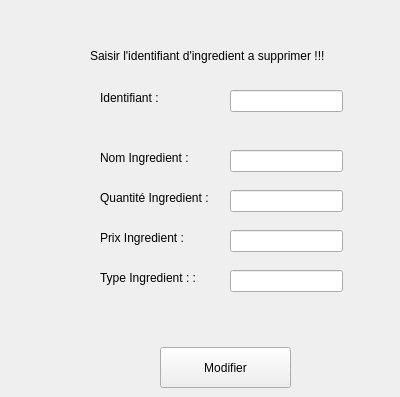
      <widget class="QWidget" name="tab_10">
       <attribute name="title">
        <string>Modifier Ingredinet</string>
       </attribute>
       <widget class="QLabel" name="label_32">
        <property name="geometry">
         <rect>
          <x>90</x>
          <y>40</y>
          <width>301</width>
          <height>31</height>
         </rect>
        </property>
        <property name="text">
         <string>Saisir l'identifiant d'ingredient a supprimer !!!</string>
        </property>
       </widget>
       <widget class="QLabel" name="label_33">
        <property name="geometry">
         <rect>
          <x>100</x>
          <y>90</y>
          <width>71</width>
          <height>16</height>
         </rect>
        </property>
        <property name="text">
         <string>Identifiant :</string>
        </property>
       </widget>
       <widget class="QLabel" name="label_34">
        <property name="geometry">
         <rect>
          <x>100</x>
          <y>150</y>
          <width>101</width>
          <height>16</height>
         </rect>
        </property>
        <property name="text">
         <string>Nom Ingredient :</string>
        </property>
       </widget>
       <widget class="QLabel" name="label_35">
        <property name="geometry">
         <rect>
          <x>100</x>
          <y>190</y>
          <width>121</width>
          <height>16</height>
         </rect>
        </property>
        <property name="text">
         <string>Quantité Ingredient :</string>
        </property>
       </widget>
       <widget class="QLabel" name="label_36">
        <property name="geometry">
         <rect>
          <x>100</x>
          <y>230</y>
          <width>101</width>
          <height>16</height>
         </rect>
        </property>
        <property name="text">
         <string>Prix Ingredient : </string>
        </property>
       </widget>
       <widget class="QLabel" name="label_37">
        <property name="geometry">
         <rect>
          <x>100</x>
          <y>270</y>
          <width>101</width>
          <height>16</height>
         </rect>
        </property>
        <property name="text">
         <string>Type Ingredient : :</string>
        </property>
       </widget>
       <widget class="QLineEdit" name="identifiant_I_modif">
        <property name="geometry">
         <rect>
          <x>230</x>
          <y>90</y>
          <width>113</width>
          <height>22</height>
         </rect>
        </property>
       </widget>
       <widget class="QLineEdit" name="quantite_I_modif">
        <property name="geometry">
         <rect>
          <x>230</x>
          <y>190</y>
          <width>113</width>
          <height>22</height>
         </rect>
        </property>
       </widget>
       <widget class="QLineEdit" name="nom_I_modif">
        <property name="geometry">
         <rect>
          <x>230</x>
          <y>150</y>
          <width>113</width>
          <height>22</height>
         </rect>
        </property>
       </widget>
       <widget class="QLineEdit" name="prix_I_modif">
        <property name="geometry">
         <rect>
          <x>230</x>
          <y>230</y>
          <width>113</width>
          <height>22</height>
         </rect>
        </property>
       </widget>
       <widget class="QPushButton" name="modifier_ingredient">
        <property name="geometry">
         <rect>
          <x>160</x>
          <y>347</y>
          <width>131</width>
          <height>41</height>
         </rect>
        </property>
        <property name="styleSheet">
         <string notr="true"/>
        </property>
        <property name="text">
         <string>Modifier</string>
        </property>
       </widget>
       <widget class="QLineEdit" name="type_I_modif">
        <property name="geometry">
         <rect>
          <x>230</x>
          <y>270</y>
          <width>113</width>
          <height>22</height>
         </rect>
        </property>
       </widget>
      </widget>
